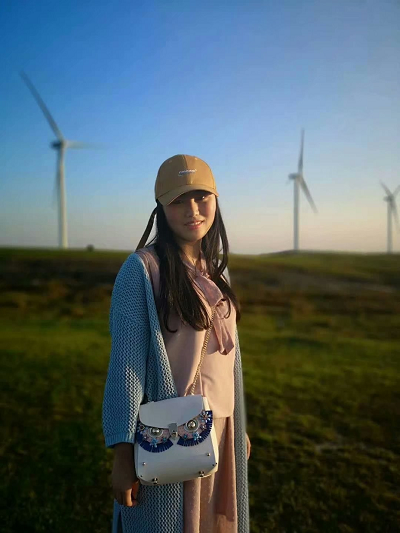
#> input picture blog40-ImageSegmentation/nv.png, 400 x 533 px
$ python blog40-04-peoloe-get.py
#> lines starting #> are read from the running program, lines starting #| are printed output that depends on the picture
# -*- coding: utf-8 -*-
# 2021-05-17 Eastmount CSDN
import cv2
import numpy as np
import matplotlib.pyplot as plt

#读取图像
img = cv2.imread('nv.png')
#> img is the input picture: shape (533, 400, 3); mean B, G, R 102.8, 99, 83.8

#灰度化处理图像
grayImage = cv2.cvtColor(img, cv2.COLOR_BGR2GRAY)
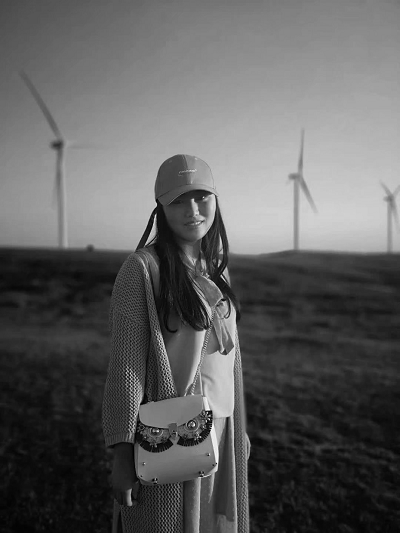
#> grayImage: shape (533, 400); min 0, max 252, mean 94.9

#设置掩码、fgbModel、bgModel
mask = np.zeros(img.shape[:2], np.uint8)
bgdModel = np.zeros((1,65), np.float64)
fgdModel = np.zeros((1,65), np.float64)

#矩形坐标
rect = (100, 100, 500, 800)

#图像分割
cv2.grabCut(img, mask, rect, bgdModel, fgdModel, 5,
            cv2.GC_INIT_WITH_RECT)

#设置新掩码：0和2做背景
mask2 = np.where((mask==2)|(mask==0), 0, 1).astype('uint8')

#显示原图
img = cv2.cvtColor(img, cv2.COLOR_BGR2RGB)
plt.subplot(1,2,1)
plt.imshow(img)
plt.title('Original Image')
plt.xticks([]), plt.yticks([])

#使用蒙板来获取前景区域
img = img*mask2[:, :, np.newaxis]
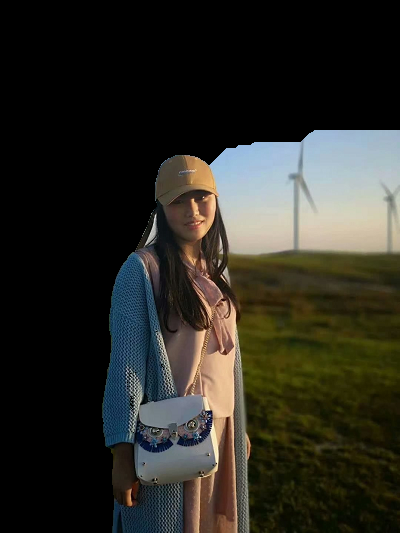
#> img: shape (533, 400, 3); mean R, G, B 44.4, 43.4, 36.2
plt.subplot(1,2,2)
plt.imshow(img)
plt.title('Target Image')
plt.colorbar()
plt.xticks([]), plt.yticks([])
plt.show()
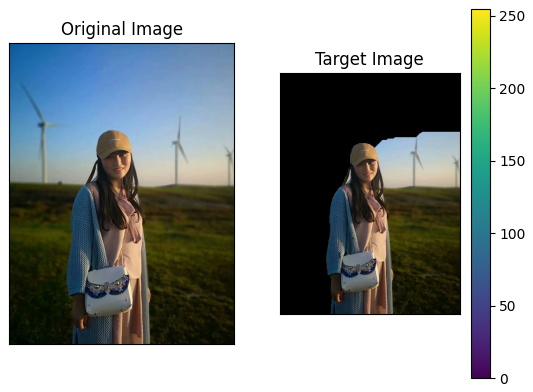
#> figure drawn by matplotlib, 3 panels

$ run again, with blog40-ImageSegmentation/hua.png copied over blog40-ImageSegmentation/nv.png
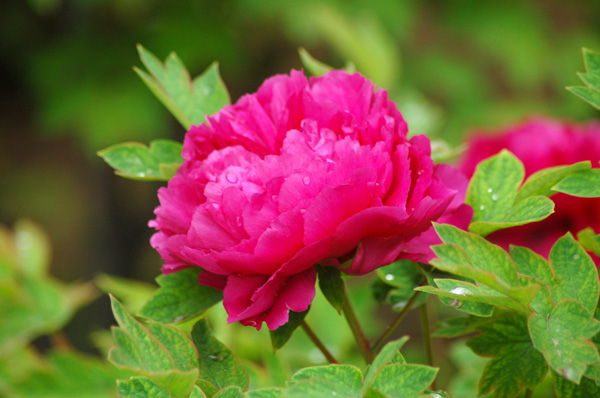
#> input picture blog40-ImageSegmentation/hua.png, 600 x 398 px
#> img is the input picture: shape (398, 600, 3); mean B, G, R 56.8, 94.7, 121.2
#> `grayImage = cv2.cvtColor(img, cv2.COLOR_BGR2GRAY)`:
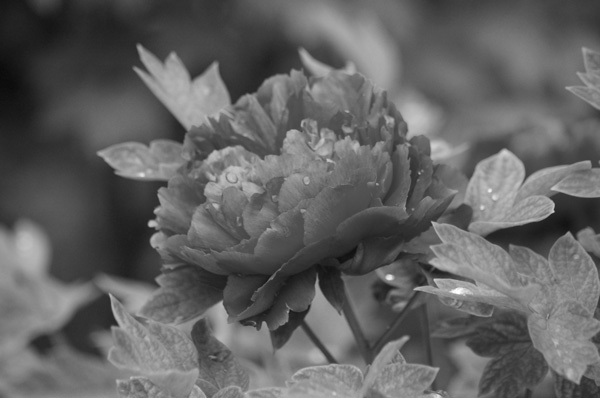
#> grayImage: shape (398, 600); min 10, max 254, mean 98.3
#> `plt.show()`:
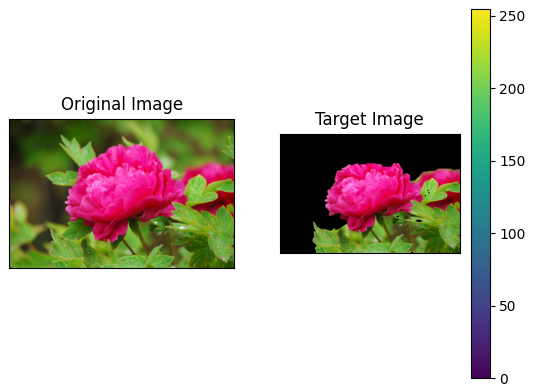
#> figure drawn by matplotlib, 3 panels

$ run again, with blog40-ImageSegmentation/scenery.png copied over blog40-ImageSegmentation/nv.png
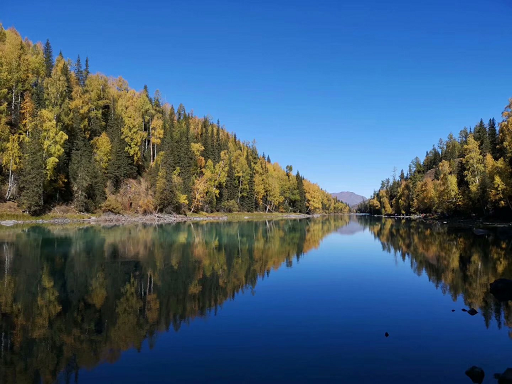
#> input picture blog40-ImageSegmentation/scenery.png, 512 x 384 px
#> img is the input picture: shape (384, 512, 3); mean B, G, R 117.2, 91.6, 64.3
#> `grayImage = cv2.cvtColor(img, cv2.COLOR_BGR2GRAY)`:
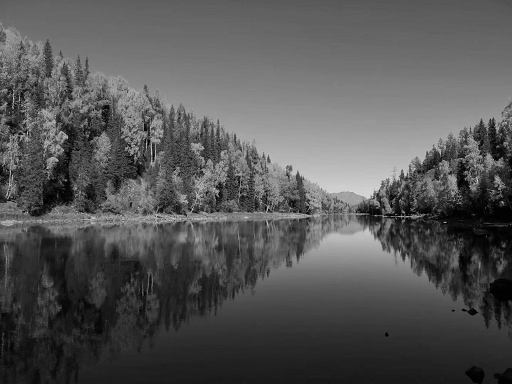
#> grayImage: shape (384, 512); min 0, max 227, mean 86.3
#> `plt.show()`:
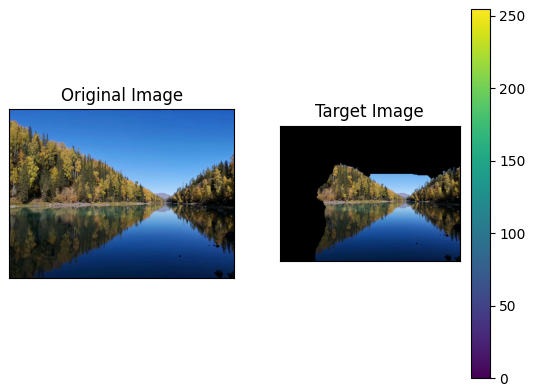
#> figure drawn by matplotlib, 3 panels
